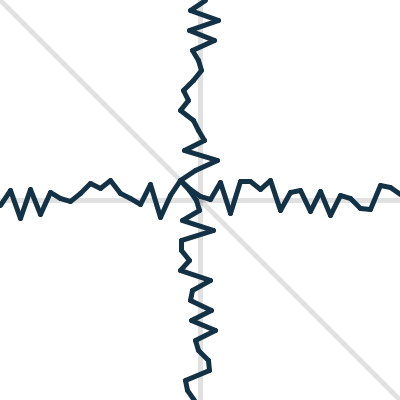
Frame 1 (no input)
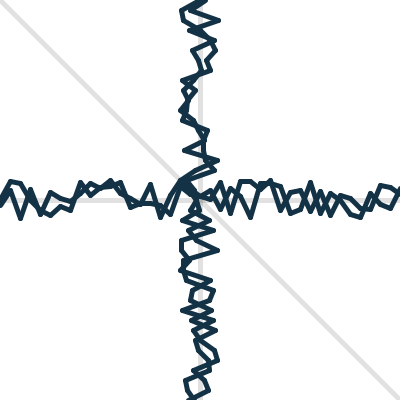
Frame 2 (the mouse pressed at the canvas centre, redrawn once)

The Processing sketch that drew these frames (run headless with seeded random() and noise(); the mouse was pressed at the canvas centre and the sketch redrawn once):

// Processing sketch: processing_44034
// ── processing_44034.pde

void setup() {
  size(400, 400);
  background(255);
  strokeWeight(5);
  smooth();
  stroke(0, 30);
  line(width/2, 0, width/2, height);
  line(0, height/2, width, height/2);
  line(0, 0, width, height);
  noLoop();
}
void draw() {
  stroke(20, 50, 70);
  int step = 10;
  float lastx=-999;
  float lasty=-999;
  float x=width/2;
  int borderx = 20;
  int bordery = 0;
  for (int y=bordery; y<=height-bordery;y+=step) {
    x = random(width/2-borderx, width/2+borderx);
    if (lasty > -999) {
      line(x, y, lastx, lasty);
      line(y, x, lasty, lastx);
    }
    lastx = x;
    lasty = y;
  }
}
